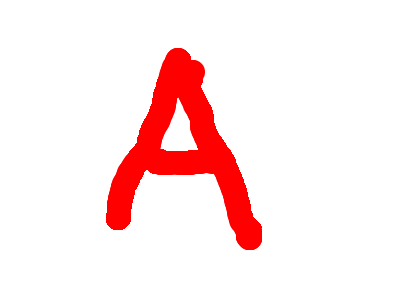
#> input picture lettersketch/assets/train_images/lettersketch_A_1446859479994.png, 398 x 288 px; its folder holds 4 pictures in this run
$ jupyter execute --allow-errors NN.ipynb   (shell and % lines are left out)   (Python 2 division)
#> lines starting #> are read from the running program, lines starting #| are printed output that depends on the picture
[cell 1]
import matplotlib.pyplot as plt
import matplotlib.image as mpimg
import numpy as np
import os

[cell 2]
dirName = "../lettersketch/assets/train_images/"
fileNames = []
fileLetters = []
for fileName in os.listdir(dirName):
    if fileName.endswith(".png") and (not "__" in fileName):
       fileNames.append(dirName+fileName)
       letter = fileName.split("_")[1]
       fileLetters.append(letter)

[cell 3]
data = np.array([mpimg.imread(fileName) for fileName in fileNames], dtype = np.float64)
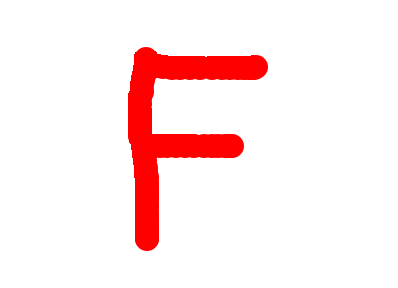
#> input picture lettersketch/assets/train_images/lettersketch_F_1446170768738.png, 398 x 288 px
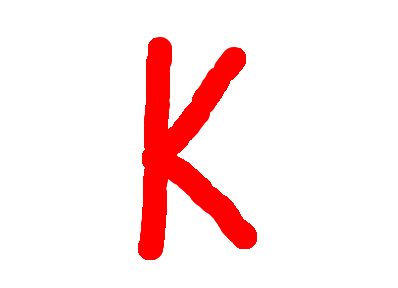
#> input picture lettersketch/assets/train_images/lettersketch_K_1446860872897.png, 398 x 288 px
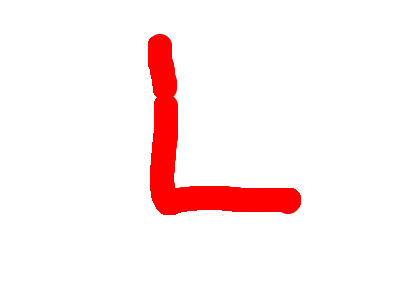
#> input picture lettersketch/assets/train_images/lettersketch_L_1446859124137.png, 398 x 288 px
data.shape
#> Out = (4, 288, 398, 4)

#> (a cell that did not finish here is left out)

[cell 5]
# Convert white into black background
for dt in np.nditer(data, op_flags=['readwrite']):
    if (dt == 1.0):
        dt[...] = 0.0

[cell 6]
# Load the test data
testNames = []
for fileName in os.listdir(dirName):
    if fileName.endswith(".png") and ("__" in fileName):
       testNames.append(dirName+fileName)

testData = np.array([mpimg.imread(fileName) for fileName in testNames], dtype = np.float64)
print testData.shape

# Convert white into black background
#> (the rest of this cell did not finish here and is left out)

#> (a cell that did not finish here is left out)

#> (a cell that did not finish here is left out)

[cell 9]
labelDict = {'E':0.0, 'F':1.0, 'H':2.0, 'I':3.0, 'L':4.0, 'T':5.0}
print fileLetters

#> (a cell that did not finish here is left out)

[cell 11]
# [4 lines left out: function vectorizeLabels, not called in this run]

#> (a cell that did not finish here is left out)

[cell 13]
print data.shape
#| (4, 288, 398, 4)
